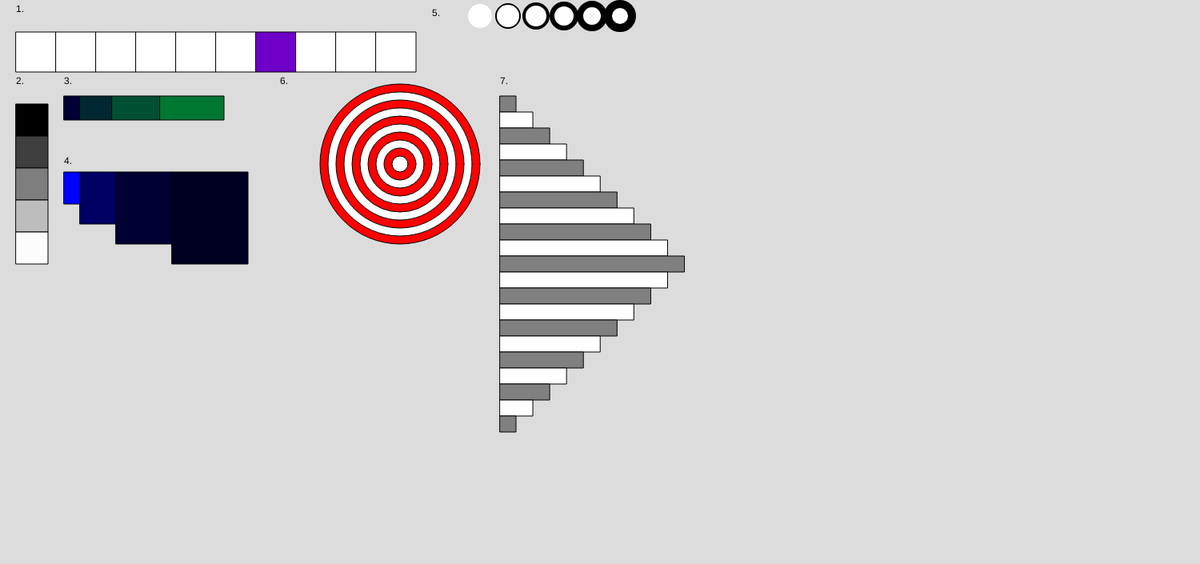
Frame 1 (no input)
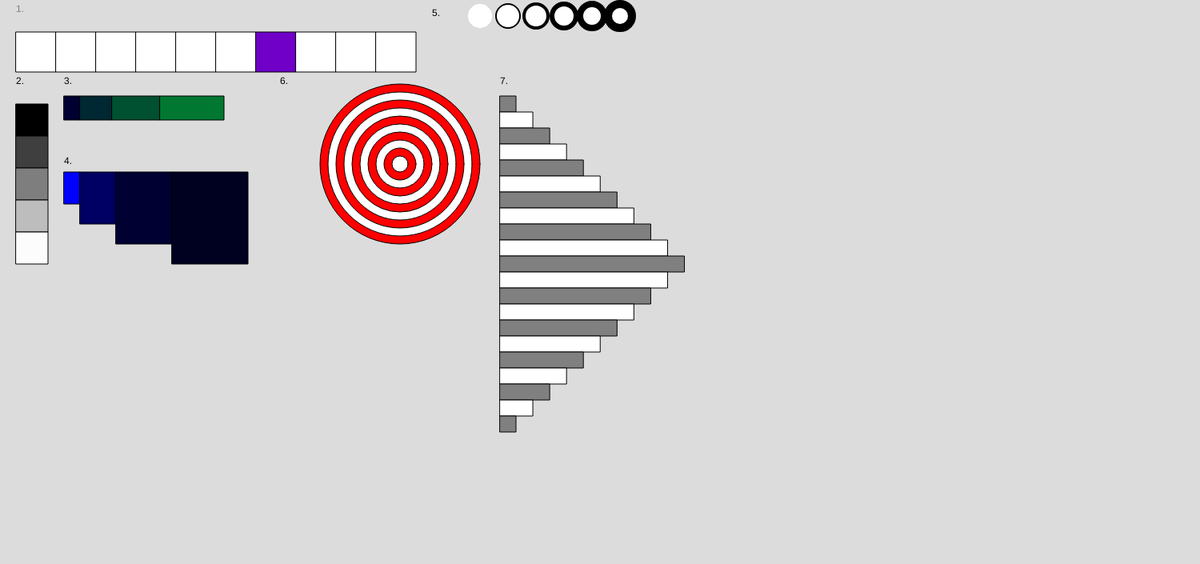
Frame 60 (no input)
Frame 120 (the mouse pressed at the canvas centre since frame 60): identical to frame 60, image omitted

The p5.js sketch that drew these frames (run headless with seeded random() and noise() and a simulated clock; from frame 60 on, the mouse is pressed at the canvas centre):

// p5.js sketch
// ── sketch.js
function setup() {
  createCanvas(1500, 705);
}

function draw() {
  background(220);
  strokeWeight(1)

  //opdract 1: 10 blokjes op een rij 
  text("1.", 20, 15)

  for (let i = 0; i < 10; i++) {

    if (i == 6) {
      fill(112, 0, 200)
    }
    else {
      fill("white")
    }

    rect(20 + i * 50, 40, 50)


  }


  // opdracht 2: 5 blokjes onder elkaar
  fill(0)
  text("2.", 20, 105)


  for (let r = 0; r < 5; r++) {

    fill(63 * r)

    rect(20, r * 40 + 130, 40, 40)
  }


  //opdracht 3: 4 blokjes naast elkaar
  fill(0)
  text("3.", 80, 105)
  let xOffset = 0;
  for (let q = 0; q < 4; q++) {

    fill(0, 40 * q, 50)

    rect(80 + xOffset, 120, 20 * q + 20, 30)
    xOffset = xOffset + 20 * (q + 1)
  }


// opdracht 4: 4 blauwe blokjes naast elkaar
  fill(0)
  text("4.", 80, 205)

  fill("gray")
  let tOffset = 0;
  for (let t = 0; t < 4; t++) {

    fill(0, 0, 100 / t)
    rect(80 + tOffset + 20 * t, 215, 20 + 25 * t, 40 + 25 * t);
    tOffset = tOffset + 25 * t
  }

//opdracht 5: 6 cirkels naast elkaar
  fill(0)
  text("5.", 540, 20)

  fill("white")
  for (let C = 0; C < 6; C++) {
    strokeWeight(2 * C)
    circle(600 + 35 * C, 20, 30)
  }

  strokeWeight(1)

  //opdracht 6: Bullseye
  fill(0)
  text("6.", 350, 105)

  for (let A = 10; A > 0; A--) {
    if (A % 2 !== 0) {
      fill("white")
    }
    else {fill("red")}
    circle(500, 205, 20 * A);

  }


  fill(0)

  //opdracht 7: Accordeon
  text("7.", 625, 105)
  fill("white")

  let pieces = 21;
  let step = 200 / (pieces / 2 - 1)
  for (let J = 0; J < pieces; J++) {

    if (J % 2 !== 0) {
      fill("white")
    }
    else {
      fill("gray")
    }

    if (J < pieces / 2) {
      rect(625, 120 + J * 20, 20 + J * step, 20)
    }
    else {
      rect(625, 120 + J * 20, 420 - (J - 1) * step, 20)
    }

  }

}
